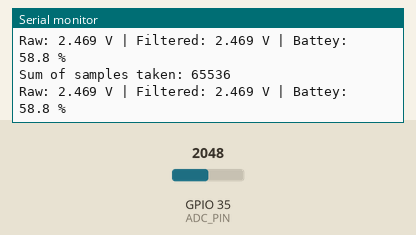
The sketch below on a simulated ESP32. Shown: the last lines printed to the serial monitor. The inputs (shaded band) are chosen by the test bench; at power-on: GPIO 35 (ADC_PIN) = 2048 (analog values on the 0–4095 scale).

Above: at 2.2 s.
2.3 s: GPIO 35 (ADC_PIN) set to 2866
At 3.6 s:
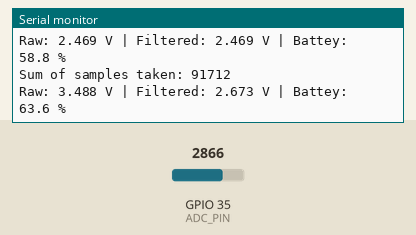
3.8 s: GPIO 35 (ADC_PIN) set to 3603
At 4.4 s:
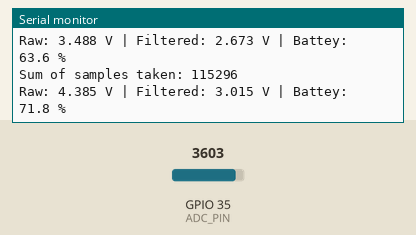
Timing chart, 0 to 6.8 s (numbered marks = the images above; inputs shaded):
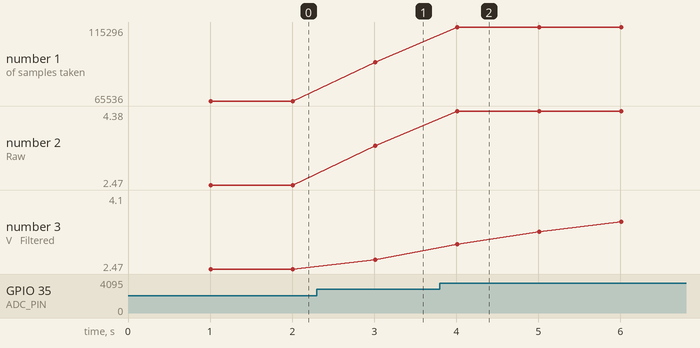

Measured:
- after the input at 2.3 s, the serial monitor: prints a new line after 0.71 s (image 1)
- after the input at 3.8 s, the serial monitor: prints a new line after 0.21 s (image 2)
- plotted number 1: 65536 → 91712 after the input at 2.3 s, 91712 → 115296 after the input at 3.8 s
- plotted number 2: 2.47 → 3.49 after the input at 2.3 s, 3.49 → 4.38 after the input at 3.8 s
- plotted number 3: 2.47 → 2.67 after the input at 2.3 s, 2.67 → 4.1 after the input at 3.8 s

The sketch:

BMS_CODE.ino
```cpp
#include <Arduino.h>

// Configurations
#define ADC_PIN 35
#define ADC_SAMPLES 32

// Update interval
const uint32_t SAMPLE_INTERVAL_MS = 1000;

// Voltage Divider Configuration
const float R1 = 10000.0f;
const float R2 = 20000.0f;
const float GAIN = (R1 + R2) / R2;

// Battery Model Configuration
const float VBAT_FULL = 4.2f;

// DMM Offset Correction
const float VOLT_OFFSET = -0.05f;

// EMA filter (0-1, lower = smoother)
const float EMA_ALPHA = 0.2f;

// ADC calibration table (measured → corrected)
const float ADC_CAL_IN[]  = {   0,  500, 1000, 1500, 2000, 2500, 3000 };
const float ADC_CAL_OUT[] = {   0,  490,  995, 1490, 2010, 2520, 3020 };
const size_t ADC_CAL_POINTS = sizeof(ADC_CAL_IN) / sizeof(ADC_CAL_IN[0]);

// States
float filteredVoltage = 0.0f;
bool firstRun = true;
uint32_t lastSampleTime = 0;

// Functions
// ADC averaging
uint32_t readAdcMilliVolts(uint8_t pin, uint16_t samples) {
  uint32_t acc = 0;
  for (uint16_t i = 0; i < samples; i++) {
    acc += analogRead(pin);
    delayMicroseconds(200);
  }
  Serial.print ("Sum of samples taken: ");
  Serial.println(acc);
  uint32_t avg = acc / samples;
  // Convert to mV
  float v_mV = (avg * 3300.0) / 4095.0;
  return (uint32_t)v_mV;
}

// Piecewise linear interpolation
float linearInterp(float x, const float *xv, const float *yv, size_t n) {
  if (x <= xv[0]) return yv[0];
  if (x >= xv[n - 1]) return yv[n - 1];

  for (size_t i = 0; i < n - 1; i++) {
    if (x >= xv[i] && x <= xv[i + 1]) {
      float ratio = (x - xv[i]) / (xv[i + 1] - xv[i]);
      return yv[i] + ratio * (yv[i + 1] - yv[i]);
    }
  }
  return x;
}

// Get Battery Voltage
float measureBatteryVoltage() {
  // 1. Raw ADC
  uint32_t raw_mV = readAdcMilliVolts(ADC_PIN, ADC_SAMPLES);
  // 2. ADC calibration
  float corrected_mV = linearInterp((float)raw_mV, ADC_CAL_IN, ADC_CAL_OUT, ADC_CAL_POINTS);
  // 3. Undo divider
  float vbat = (corrected_mV * GAIN) / 1000.0f;
  // 4. Offset correction
  //vbat += VOLT_OFFSET;
  return vbat;
}

// Compute percentage (linear model)
float computeBatteryPercent(float vbat) {
  float soc = (vbat) / (VBAT_FULL) * 100.0f;

  if (soc > 100.0f) soc = 100.0f;
  if (soc < 0.0f)   soc = 0.0f;

  return soc;
}

// EMA filter
float applyEMA(float newValue, float prevValue, float alpha){
  return alpha * newValue + (1.0f - alpha) * prevValue;
}

void setup(){
  // Begin Serial.
  Serial.begin(115200);
  // Serial Start delay
  delay(1000);

  analogReadResolution(12);
  analogSetAttenuation(ADC_11db);

  Serial.println("Continous Battery Monitor");
}

void loop(){
  uint32_t now = millis();

  // Run a fixed interval
  if(now - lastSampleTime >= SAMPLE_INTERVAL_MS){
    lastSampleTime = now;

    // Measure voltage
    float vbat  = measureBatteryVoltage();
    // Apply smoothing
    if(firstRun){
      filteredVoltage = vbat;
      firstRun = false;
    }else {
      filteredVoltage = applyEMA(vbat, filteredVoltage, EMA_ALPHA);
    }

    // Compute Battery percentage
    float percentage = computeBatteryPercent(filteredVoltage);

    Serial.printf("Raw: %.3f V | Filtered: %.3f V | Battey: %.1f %%\n", vbat, filteredVoltage, percentage);

  }
}
```
